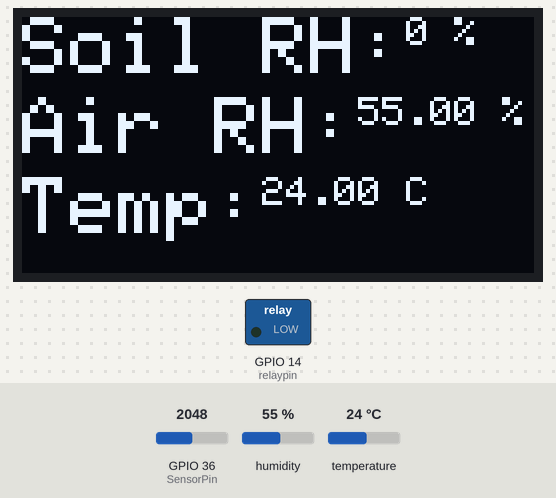
Bench run of a sketch on a simulated ESP32. On the bench: 128×64 one-colour display, switched loads named in the sketch (green lamp = pin HIGH). The inputs (shaded band) are chosen by the test bench; at power-on: GPIO 36 (SensorPin) = 2048, humidity 55 %, temperature 24 °C. WiFi joins after 1.5 s; servers stay silent unless stated; what the sketch prints to the serial monitor is not drawn.

Above: at 6.7 s.
6.8 s: GPIO 36 (SensorPin) set to 847
8.3 s: GPIO 36 (SensorPin) set to 732
At 9.6 s:
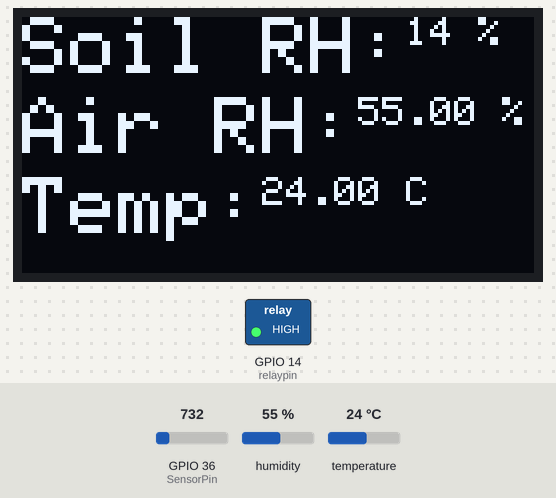
10.2 s: humidity set to 22 %
At 11.3 s:
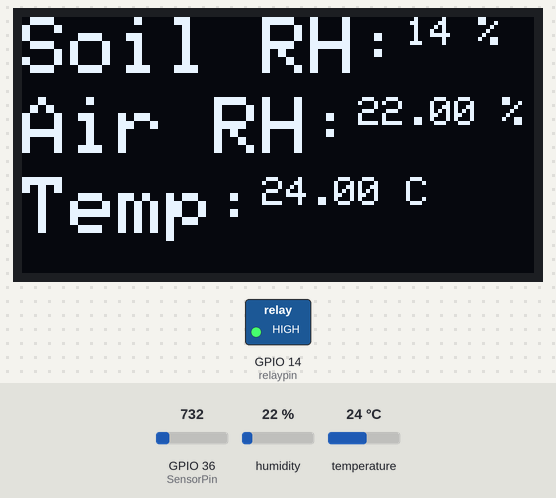
11.8 s: temperature set to 12 °C
At 13.2 s:
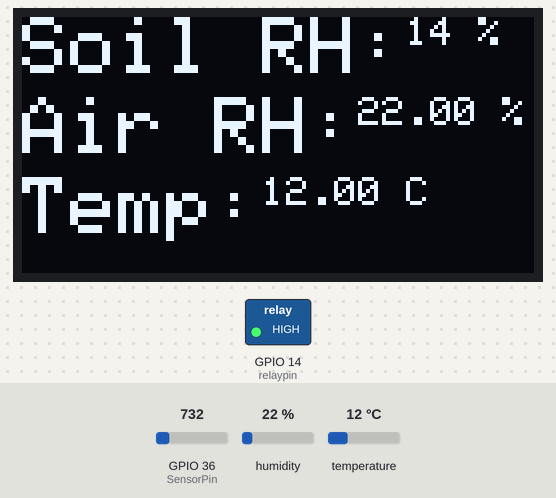
14.2 s: GPIO 36 (SensorPin) set to 617
At 15.6 s:
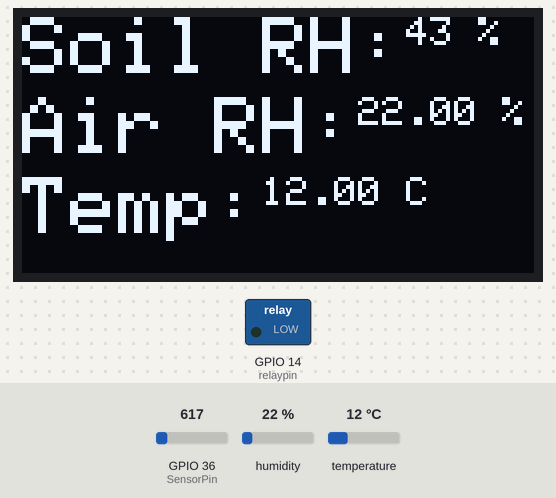
16.4 s: humidity set to 40 %
At 18.4 s:
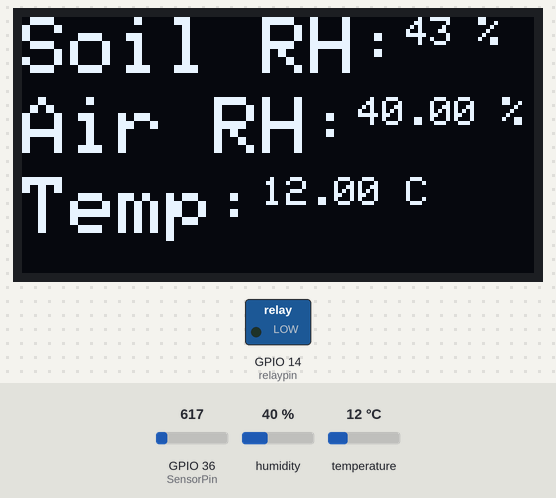
Timing chart, 0 to 19.9 s (numbered marks = the images above; inputs shaded):
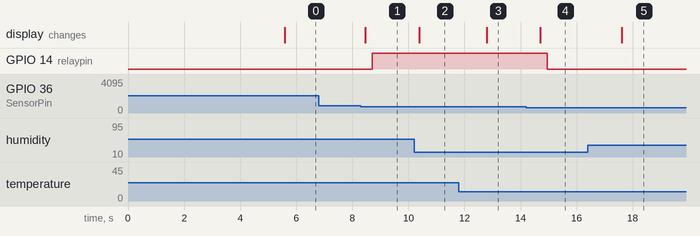

Measured:
- the behaviour switches between 787 and 786 on GPIO 36 (SensorPin) (found by bisection; images 0 and 1)
- the behaviour switches between 667 and 666 on GPIO 36 (SensorPin) (found by bisection; images 3 and 4)
- after the input at 6.8 s, every drawn part: stays the same
- after the input at 8.3 s, GPIO 14 (relaypin): LOW → HIGH after 0.41 s; the display: changes after 0.16 s (image 1)
- after the input at 10.2 s, the display: changes after 0.19 s (image 2)
- after the input at 11.8 s, the display: changes after 0.99 s (image 3)
- after the input at 14.2 s, GPIO 14 (relaypin): HIGH → LOW after 0.75 s; the display: changes after 0.50 s (image 4)
- after the input at 16.4 s, the display: changes after 1.2 s (image 5)

The sketch:

sketch_mar21a.ino
```cpp
#include <WiFi.h>
#include<WiFiClient.h>
#include<ThingSpeak.h>
#include <SPI.h>
#include <Wire.h>
#include <Adafruit_GFX.h>
#include <Adafruit_SSD1306.h>
#include <DHT.h>  // Including library for dht

#define SCREEN_WIDTH 128 // OLED display width, in pixels
#define SCREEN_HEIGHT 64 // OLED display height, in pixels
#define OLED_RESET -1 // Reset pin # (or -1 if sharing Arduino reset pin)

#define DHTPIN 2          //pin where the dht11 is connected
DHT dht(DHTPIN, DHT11);

String apiKey = "KK1OP2PVIS3I9TZX"; // Enter your Write API key from ThingSpeak
char ssid[] = "Realme 3";     // replace with your wifi ssid and wpa2 key
const char* pass = "20202020";
const char* server = "api.thingspeak.com";

Adafruit_SSD1306 display(SCREEN_WIDTH, SCREEN_HEIGHT, &Wire, OLED_RESET);

const int AirValue = 790;   //you need to replace this value with Value_1
const int WaterValue = 390;  //you need to replace this value with Value_2
const int SensorPin = 36;
int soilMoistureValue = 0;
int soilmoisturepercent=0;
int relaypin = 14;

WiFiClient client;


void setup() {
  Serial.begin(115200); // open serial port, set the baud rate to 9600 bps
  display.begin(SSD1306_SWITCHCAPVCC, 0x3C); //initialize with the I2C addr 0x3C (128x64)
  display.clearDisplay();
  pinMode(relaypin, OUTPUT);

  dht.begin();

  WiFi.begin(ssid, pass);

  while (WiFi.status() != WL_CONNECTED)
  {
    delay(500);
    Serial.print(".");
  }
    Serial.println("");
    Serial.println("WiFi connected");
    delay(4000);
}


void loop()
{
  float h = dht.readHumidity();
  float t = dht.readTemperature();

  Serial.print("Humidity: ");
  Serial.println(h);
  Serial.print("Temperature: ");
  Serial.println(t);

  soilMoistureValue = analogRead(SensorPin);  //put Sensor insert into soil
  Serial.println(soilMoistureValue);

  soilmoisturepercent = map(soilMoistureValue, AirValue, WaterValue, 0, 100);


if(soilmoisturepercent > 100)
{
  Serial.println("100 %");

  display.setCursor(0,0);  //oled display
  display.setTextSize(2);
  display.setTextColor(WHITE);
  display.print("Soil RH:");
  display.setTextSize(1);
  display.print("100");
  display.println(" %");
  display.setCursor(0,20);  //oled display
  display.setTextSize(2);
  display.print("Air RH:");
  display.setTextSize(1);
  display.print(h);
  display.println(" %");
  display.setCursor(0,40);  //oled display
  display.setTextSize(2);
  display.print("Temp:");
  display.setTextSize(1);
  display.print(t);
  display.println(" C");
  display.display();

  delay(250);
  display.clearDisplay();
}


else if(soilmoisturepercent <0)
{
  Serial.println("0 %");

  display.setCursor(0,0);  //oled display
  display.setTextSize(2);
  display.setTextColor(WHITE);
  display.print("Soil RH:");
  display.setTextSize(1);
  display.print("0");
  display.println(" %");
  display.setCursor(0,20);  //oled display
  display.setTextSize(2);
  display.print("Air RH:");
  display.setTextSize(1);
  display.print(h);
  display.println(" %");
  display.setCursor(0,40);  //oled display
  display.setTextSize(2);
  display.print("Temp:");
  display.setTextSize(1);
  display.print(t);
  display.println(" C");
  display.display();

  delay(250);
  display.clearDisplay();
}


else if(soilmoisturepercent >=0 && soilmoisturepercent <= 100)
{
  Serial.print(soilmoisturepercent);
  Serial.println("%");

  display.setCursor(0,0);  //oled display
  display.setTextSize(2);
  display.setTextColor(WHITE);
  display.print("Soil RH:");
  display.setTextSize(1);
  display.print(soilmoisturepercent);
  display.println(" %");
  display.setCursor(0,20);  //oled display
  display.setTextSize(2);
  display.print("Air RH:");
  display.setTextSize(1);
  display.print(h);
  display.println(" %");
  display.setCursor(0,40);  //oled display
  display.setTextSize(2);
  display.print("Temp:");
  display.setTextSize(1);
  display.print(t);
  display.println(" C");
  display.display();

  delay(250);
  display.clearDisplay();
}

  if(soilmoisturepercent >=0 && soilmoisturepercent <= 30)
  {
    digitalWrite(relaypin, HIGH);
    Serial.println("Motor is ON");
  }
  else if (soilmoisturepercent >30 && soilmoisturepercent <= 100)
  {
    digitalWrite(relaypin, LOW);
    Serial.println("Motor is OFF");
  }

  if (client.connect(server, 80)) // "184.106.153.149" or api.thingspeak.com
  {
    String postStr = apiKey;
      postStr += "&field1=";
      postStr += String(soilmoisturepercent);
      postStr += "&field2=";
      postStr += String(h);
      postStr += "&field3=";
      postStr += String(t);
      postStr += "&field4=";
      postStr += String(relaypin);
      postStr += "\r\n\r\n\r\n\r\n";

    client.print("POST /update HTTP/1.1\n");
    client.print("Host: api.thingspeak.com\n");
    client.print("Connection: close\n");
    client.print("X-THINGSPEAKAPIKEY: " + apiKey + "\n");
    client.print("Content-Type: application/x-www-form-urlencoded\n");
    client.print("Content-Length: ");
    client.print(postStr.length());
    client.print("\n\n");
    client.print(postStr);

  }
    client.stop();

}
```
